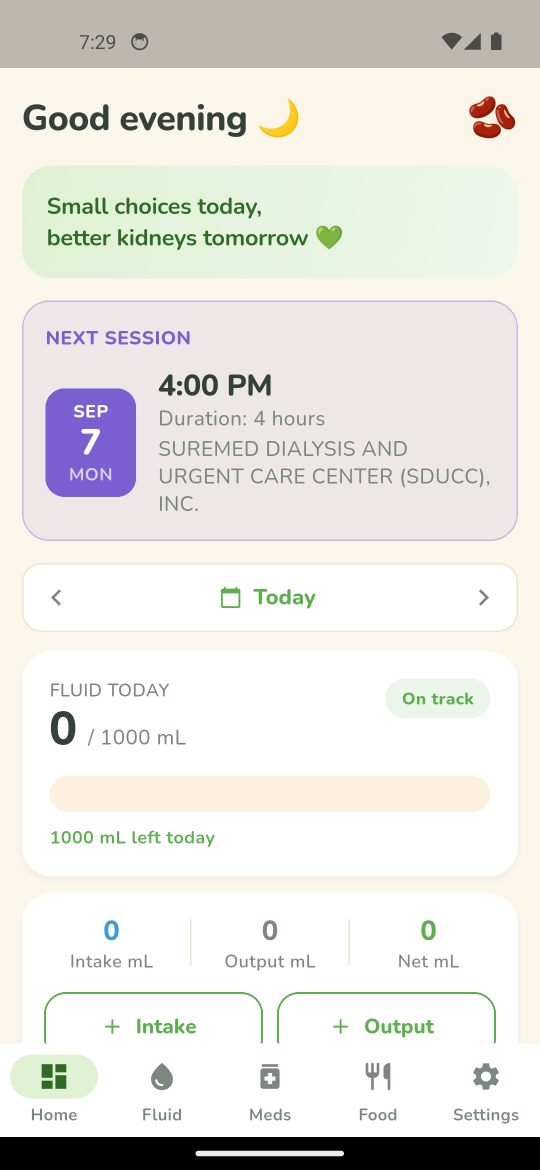
#> input picture store_assets/actual_raw/01_home.png, 1080 x 2340 px (shown at 1/2 size)
$ python build_store_assets_from_android_captures.py
#> lines starting #> are read from the running program, lines starting #| are printed output that depends on the picture
from __future__ import annotations

from pathlib import Path

from PIL import Image, ImageDraw, ImageFilter


ROOT = Path(__file__).resolve().parents[1]
RAW_DIR = ROOT / "store_assets" / "actual_raw"
STORE_DIR = ROOT / "store_assets"
PHONE_DIR = STORE_DIR / "phone"
TABLET7_DIR = STORE_DIR / "tablet_7_inch"
TABLET10_DIR = STORE_DIR / "tablet_10_inch"
CHROMEBOOK_DIR = STORE_DIR / "chromebook"
XR_DIR = STORE_DIR / "android_xr"

BG = "#f7fbfd"


RAW_FILES = [
    ("01_home.png", "01_home_actual_android.png"),
    ("02_fluid.png", "02_fluid_actual_android.png"),
    ("03_meds.png", "03_medicines_actual_android.png"),
    ("04_food.png", "04_food_actual_android.png"),
    ("05_settings.png", "05_settings_actual_android.png"),
]


def fit_on_canvas(src: Image.Image, size: tuple[int, int]) -> Image.Image:
    canvas = Image.new("RGB", size, BG)
    draw = ImageDraw.Draw(canvas)
    target_h = int(size[1] * 0.94)
    target_w = int(src.width * target_h / src.height)
    if target_w > int(size[0] * 0.82):
        target_w = int(size[0] * 0.82)
        target_h = int(src.height * target_w / src.width)
    shot = src.resize((target_w, target_h), Image.Resampling.LANCZOS).convert("RGB")
    x = (size[0] - target_w) // 2
    y = (size[1] - target_h) // 2
    shadow = Image.new("RGBA", size, (0, 0, 0, 0))
    sd = ImageDraw.Draw(shadow)
    sd.rounded_rectangle(
        (x + 16, y + 18, x + target_w + 16, y + target_h + 18),
        radius=36,
        fill=(24, 58, 78, 45),
    )
    shadow = shadow.filter(ImageFilter.GaussianBlur(22))
    canvas = Image.alpha_composite(canvas.convert("RGBA"), shadow).convert("RGB")
    draw = ImageDraw.Draw(canvas)
    draw.rounded_rectangle(
        (x - 8, y - 8, x + target_w + 8, y + target_h + 8),
        radius=34,
        fill="#d8eaf0",
    )
    canvas.paste(shot, (x, y))
    return canvas


def crop_phone(src: Image.Image) -> Image.Image:
    src = src.convert("RGB")
    # Google Play phone assets need 9:16 or 16:9. The emulator is 1080x2340,
    # so crop to the top 1080x1920 app view where the real UI content sits.
    return src.crop((0, 0, 1080, 1920))


def main() -> None:
    for folder in [PHONE_DIR, TABLET7_DIR, TABLET10_DIR, CHROMEBOOK_DIR, XR_DIR]:
        folder.mkdir(parents=True, exist_ok=True)

    raw_images: list[tuple[str, Image.Image]] = []
    for raw_name, out_name in RAW_FILES:
        src = Image.open(RAW_DIR / raw_name).convert("RGB")
        raw_images.append((out_name, src))
        crop_phone(src).save(PHONE_DIR / out_name, quality=95)
#> in crop_phone, `return src.crop((0, 0, 1080, 1920))`:
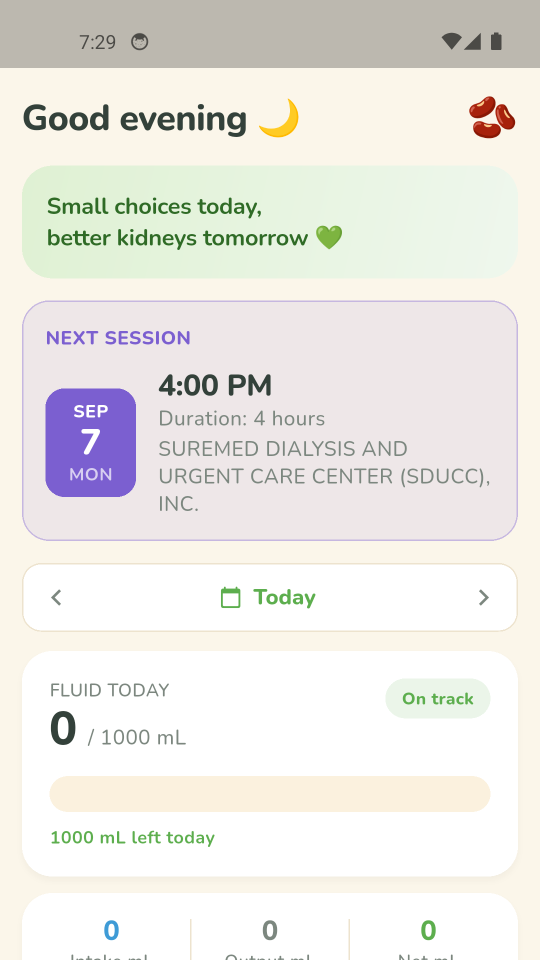
#> returned value: PIL image 1080x1920 RGB (shown at 1/2 size); mean R, G, B 235.6, 233.8, 228.9
#> pass 2 of the loop in main, `for raw_name, out_name in RAW_FILES:`:
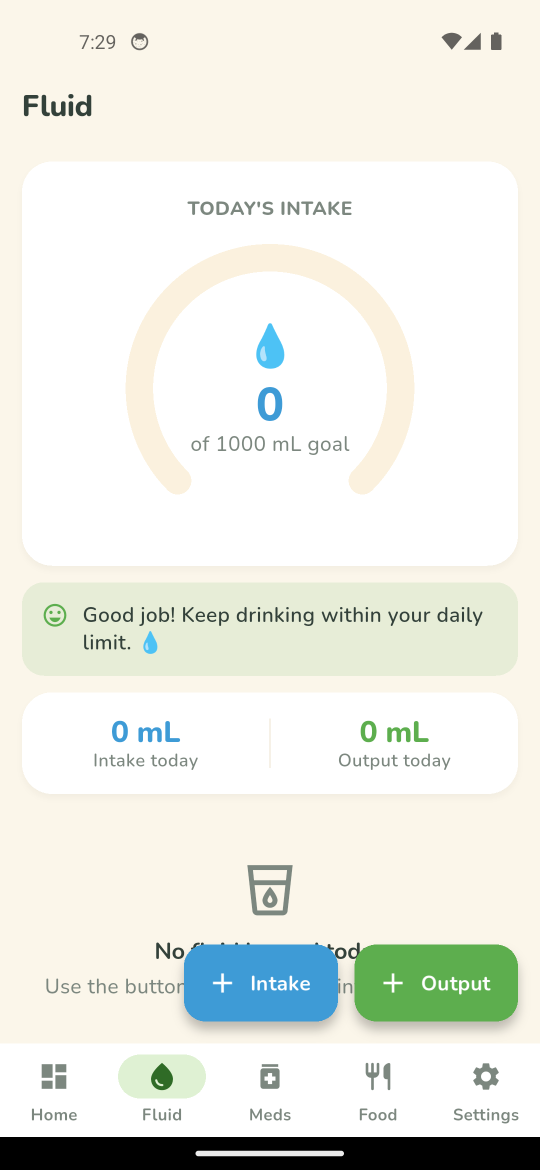
#> input picture store_assets/actual_raw/02_fluid.png, 1080 x 2340 px (shown at 1/2 size)
#> in crop_phone (call 2), `return src.crop((0, 0, 1080, 1920))`:
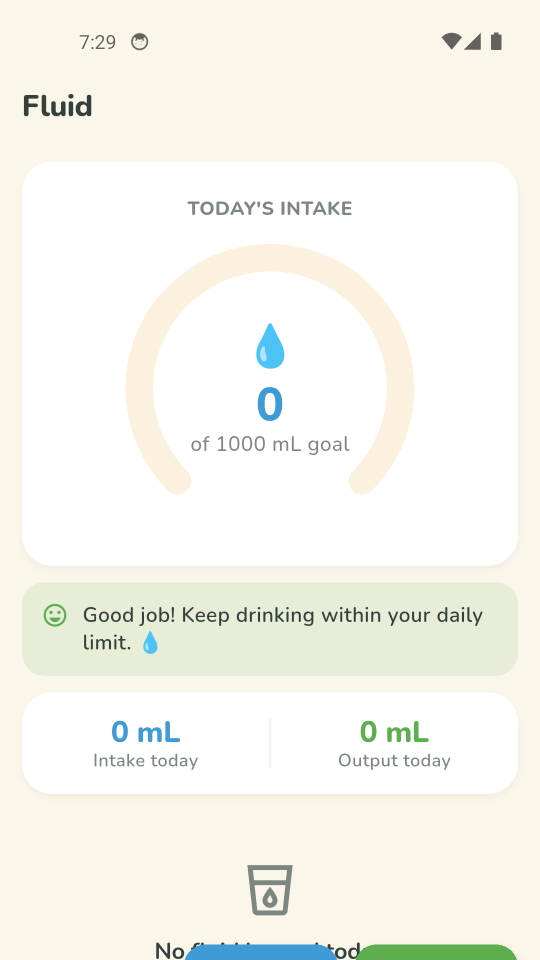
#> returned value: PIL image 1080x1920 RGB (shown at 1/2 size); mean R, G, B 246.3, 245.9, 238.2
#> pass 3 of the loop in main, `for raw_name, out_name in RAW_FILES:`:
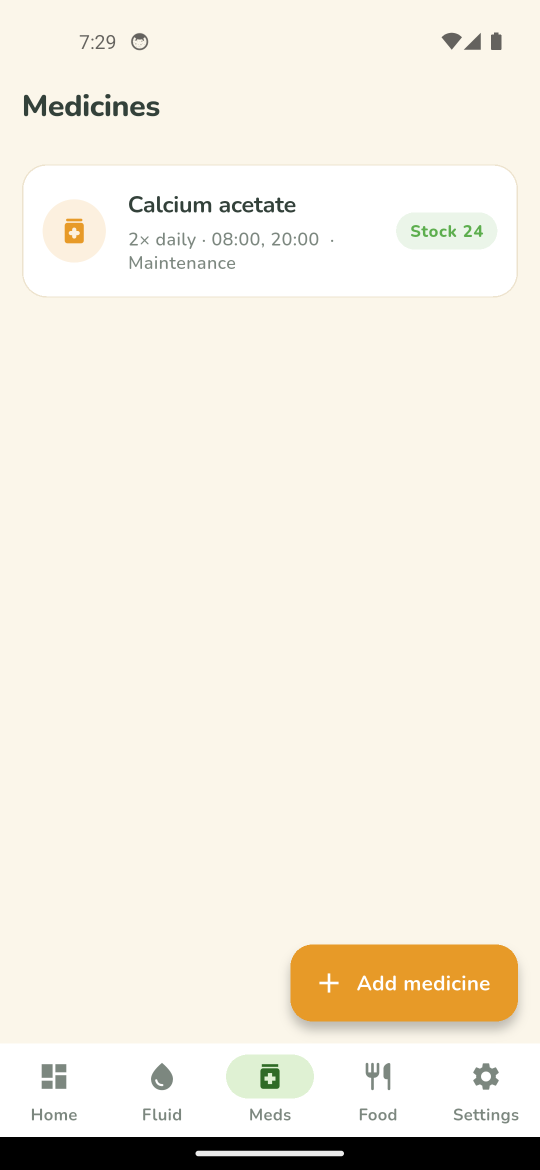
#> input picture store_assets/actual_raw/03_meds.png, 1080 x 2340 px (shown at 1/2 size)
#> in crop_phone (call 3), `return src.crop((0, 0, 1080, 1920))`:
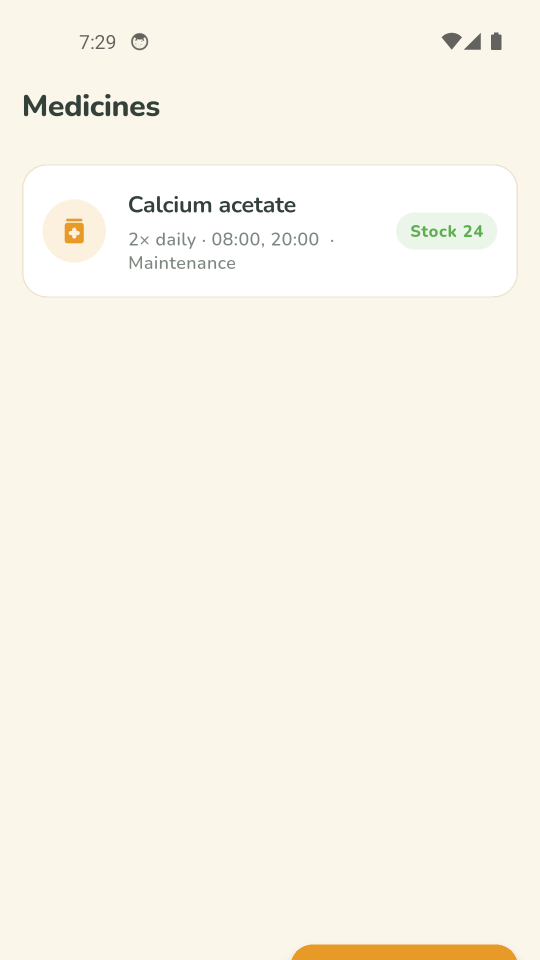
#> returned value: PIL image 1080x1920 RGB (shown at 1/2 size); mean R, G, B 249.7, 245, 233.5
#> the loop made 4 passes; the first 3 are shown

    for out_name, src in raw_images[:4]:
        fit_on_canvas(src, (1200, 1920)).save(TABLET7_DIR / out_name, quality=95)
        fit_on_canvas(src, (1600, 2560)).save(TABLET10_DIR / out_name, quality=95)
        fit_on_canvas(src, (1920, 1080)).save(CHROMEBOOK_DIR / out_name, quality=95)
        fit_on_canvas(src, (1920, 1080)).save(XR_DIR / out_name, quality=95)


if __name__ == "__main__":
#> (the run stopped early here; a loop or call above may not have finished)
